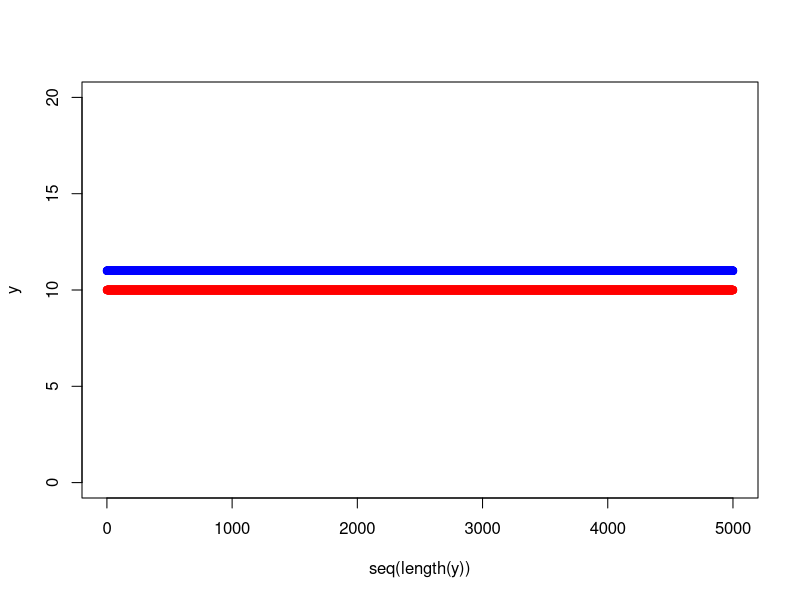

Write the R code that produced this figure.
draw_a_line_init = function (y, color, ylim) {
  if (missing(ylim)) {
    ylim = c(min(y) - 10, max(y) + 10)
  }
  if (missing(color)) {
    color = 'red'
  }
  plot(seq(length(y)), y, col=color, ylim=ylim)
}
draw_a_line_add = function (y, color = 'red') {
  points(seq(length(y)), y, col=color)
}

#y_sim = ceiling(runif(400) * 5000)
y_sim = rep(10,5000)
draw_a_line_init(y_sim)
y_sim = rep(11,5000)
draw_a_line_add(y_sim, color='blue')